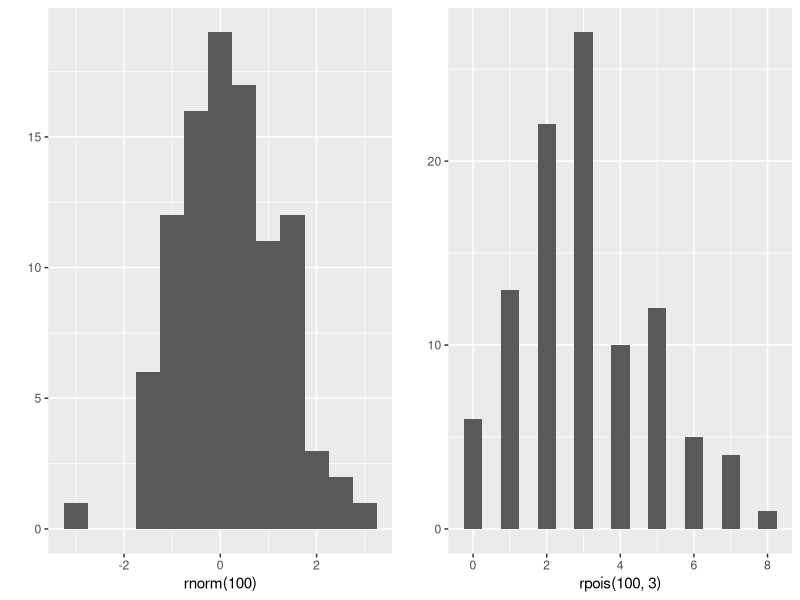

Generate this figure with R: (Note: this script raises an error after producing the figure.)
# ggplot2 Notes
require(ggplot2)

# useful ggplot2 extensions or compatible packages
# - Publication ready plots https://github.com/kassambara/ggpubr
# - Composer of ggplots https://github.com/thomasp85/patchwork
# - A List of ggplot2 extensions http://www.ggplot2-exts.org/

# plot ggplots side by side
# source: http://stackoverflow.com/a/3935554
require(gridExtra)
plot1 <- qplot(rnorm(100), binwidth = 0.5)
plot2 <- qplot(rpois(100, 3), binwidth = 0.5)
grid.arrange(plot1, plot2, ncol = 2)

# change legend title
# source: http://stackoverflow.com/a/14622513
p <- ggplot(df, aes(x=rating, fill=cond)) +
            geom_density(alpha=.3) +
            xlab("NEW RATING TITLE") +
            ylab("NEW DENSITY TITLE")
p <- p + guides(fill=guide_legend(title="New Legend Title"))

# add annotation to side of plot
# source: http://stackoverflow.com/a/12417481/6873133

# increase size of points
# source: http://stackoverflow.com/a/9789895/6873133
dt <- data.frame(country = letters[1:20], val = rnorm(20), siz = rnorm(20))
qplot(x = country, y = val, data = dt, geom = "point", size = siz) +
    scale_size(range = c(2, 10))

# remove all of (x) axis labels
# remove everything, but can pick and choose which ones to keep
# source: https://stackoverflow.com/a/35090981/6873133
ggplot(data = diamonds, mapping = aes(x = clarity)) + geom_bar(aes(fill = cut))+
  theme(axis.title.x = element_blank(),
        axis.text.x = element_blank(),
        axis.ticks.x = element_blank())

# draw ellipses around scatterplot clusters
# default, 95% of data drawn around
# source: http://ggplot2.tidyverse.org/reference/stat_ellipse.html
faithpoint <- ggplot(faithful, aes(waiting, eruptions, color = eruptions > 3)) +
    geom_point() +
faithpoint + stat_ellipse()
faithpoint + stat_ellipse(level = 0.99)

# add table into plot with tableGrob
# source: https://stackoverflow.com/a/44121513/6873133
library(gridExtra)
mydata <- data.frame(a=1:50, b=rnorm(50))
mytable <- cbind(sites=c("site 1","site 2","site 3","site 4"), mydata[10:13,])
k <- ggplot(mydata,aes(x=a,y=b)) + 
  geom_point(colour="blue") + 
  geom_point(data=mydata[10:13, ], aes(x=a, y=b), colour="red", size=5) + 
  annotation_custom(tableGrob(mytable, rows=NULL), 
                    xmin=35, xmax=50, ymin=-2.5, ymax=-1)

# add counts above bars in bar graph
# sources:
# - https://stackoverflow.com/a/23770326/
# - https://stackoverflow.com/a/19853744/
# - https://stackoverflow.com/a/3695592/
# - But may be replaced with calc() eventually
#   - See https://stackoverflow.com/a/17506197/
dd <- data.frame(x = rnorm(100, 5, 2))
ggplot(dd, aes(x = x)) + geom_histogram() +
  stat_bin(aes(y = ..count.., label = ..count..), geom = "text", vjust = -0.5)
